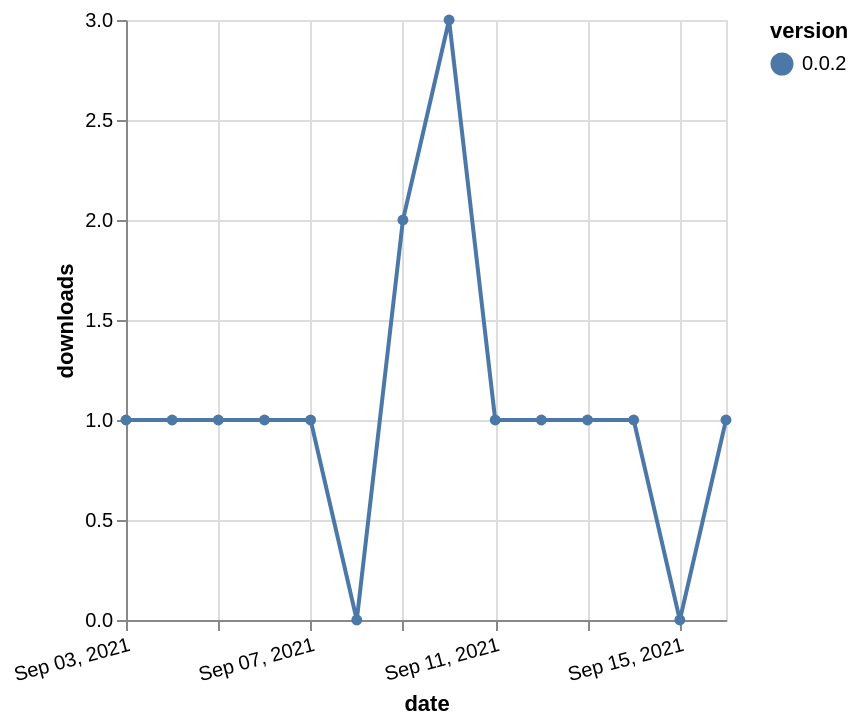

Describe this chart as a Vega-Lite specification.
### Vega-Lite specification from a JSON file in a GitHub repository (floating-point values rounded to 4 significant figures)
{"$schema": "https://vega.github.io/schema/vega-lite/v5.json", "description": "A simple bar chart with embedded data.", "data": {"values": [{"date": "2021-09-03", "total": 328, "delta": 1, "version": "0.0.2"}, {"date": "2021-09-04", "total": 329, "delta": 1, "version": "0.0.2"}, {"date": "2021-09-05", "total": 330, "delta": 1, "version": "0.0.2"}, {"date": "2021-09-06", "total": 331, "delta": 1, "version": "0.0.2"}, {"date": "2021-09-07", "total": 332, "delta": 1, "version": "0.0.2"}, {"date": "2021-09-08", "total": 332, "delta": 0, "version": "0.0.2"}, {"date": "2021-09-09", "total": 334, "delta": 2, "version": "0.0.2"}, {"date": "2021-09-10", "total": 337, "delta": 3, "version": "0.0.2"}, {"date": "2021-09-11", "total": 338, "delta": 1, "version": "0.0.2"}, {"date": "2021-09-12", "total": 339, "delta": 1, "version": "0.0.2"}, {"date": "2021-09-13", "total": 340, "delta": 1, "version": "0.0.2"}, {"date": "2021-09-14", "total": 341, "delta": 1, "version": "0.0.2"}, {"date": "2021-09-15", "total": 341, "delta": 0, "version": "0.0.2"}, {"date": "2021-09-16", "total": 342, "delta": 1, "version": "0.0.2"}]}, "width": "container", "mark": {"type": "line", "point": {"filled": true}}, "encoding": {"x": {"field": "date", "type": "temporal", "timeUnit": "yearmonthdate", "title": "date", "axis": {"labelAngle": -15}}, "y": {"field": "delta", "type": "quantitative", "title": "downloads"}, "color": {"field": "version", "type": "nominal"}, "tooltip": {"field": "delta"}}}
